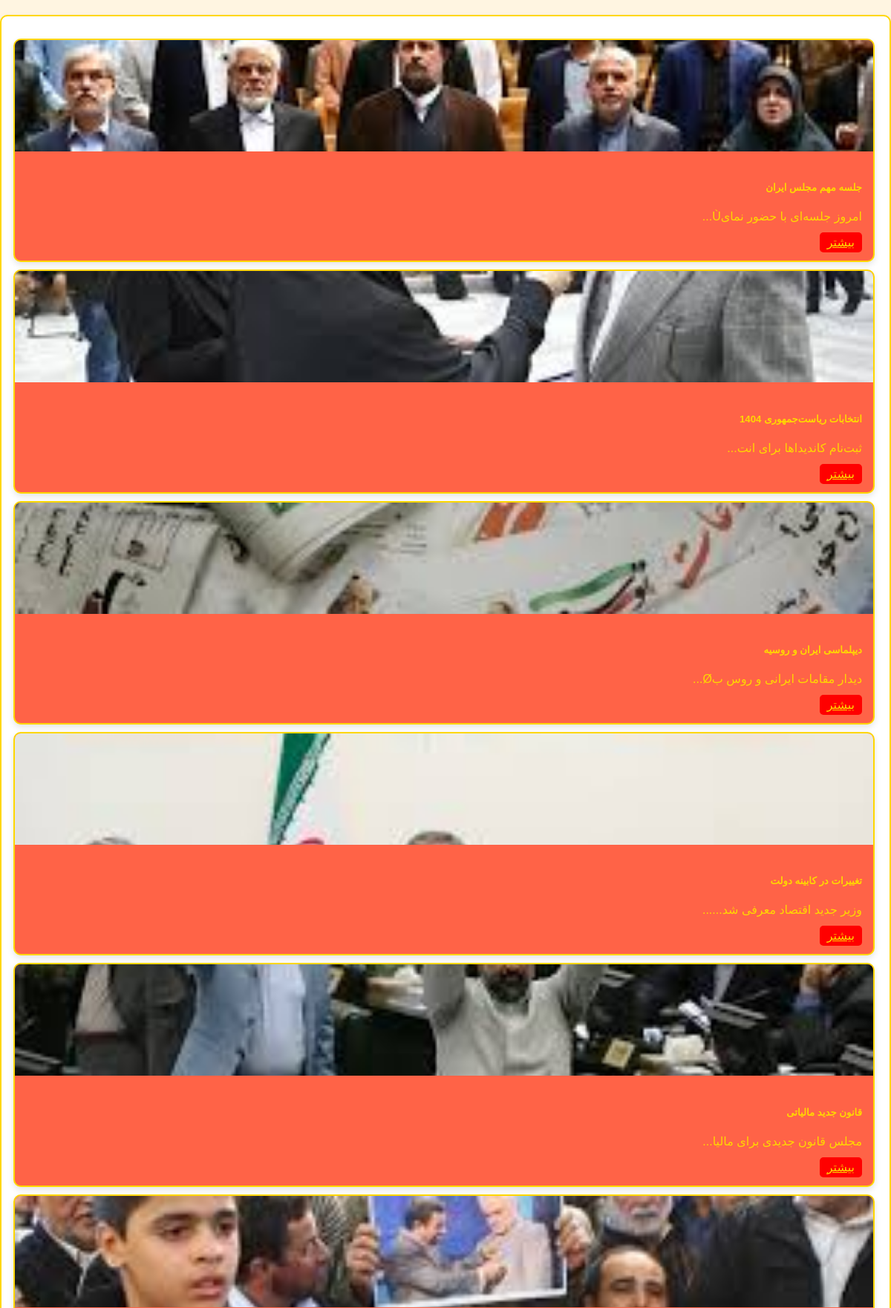
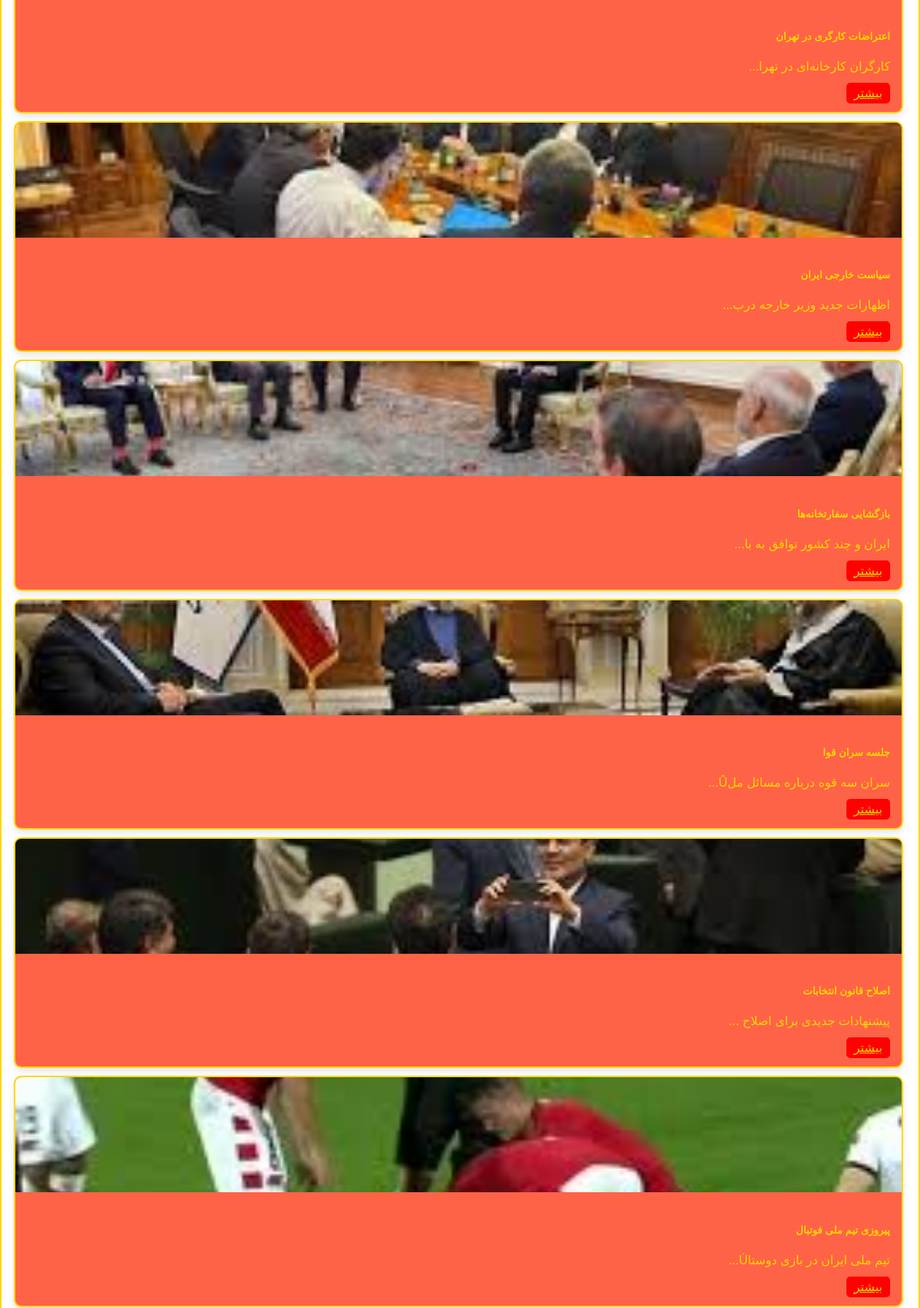
Screenshot of /pages/search.php (upper part) with the database file from the repository (2 pictures, top to bottom).
### tables this page shows
CREATE TABLE news (
    id INT AUTO_INCREMENT PRIMARY KEY,
    title VARCHAR(100) NOT NULL,
    content TEXT NOT NULL,
    image VARCHAR(100),
    category_id INT,
    author_id INT,
    date DATETIME DEFAULT CURRENT_TIMESTAMP,
    status ENUM('pending', 'approved', 'rejected') DEFAULT 'pending',
    is_featured BOOLEAN DEFAULT 0,
    FOREIGN KEY (category_id) REFERENCES categories(id),
    FOREIGN KEY (author_id) REFERENCES users(id)
);

### pages/search.php (the view, shortened to what this page needs)
<?php include '../includes/db.php'; ?>
<!DOCTYPE html>
<html lang="fa" dir="rtl">
<head>
</head>
<body>
    <div class="container">
        <?php
        $search = $_GET['q'] ?? '';
        $result = $conn->query("SELECT n.*, c.name FROM news n JOIN categories c ON n.category_id = c.id WHERE n.title LIKE '%$search%'");
        while ($row = $result->fetch_assoc()) {
            echo "<div class='card'>
                    <img src='" . $row['image'] . "' alt='" . $row['title'] . "'>
                    <div class='card-body'>
                        <h5>" . $row['title'] . "</h5>
                        <p>" . substr($row['content'], 0, 50) . "...</p>
                        <a href='/news_project/pages/news.php?id=" . $row['id'] . "' class='btn'>بیشتر</a>
                    </div>
                  </div>";
        }
        ?>
    </div>
</body>
</html>

### pages/search.php (style rules this page uses)
body { font-family: Arial, sans-serif; background-color: #FFF5E1; margin: 0; padding: 0; color: #333; }
.container { padding: 20px; max-width: 1200px; margin: 20px auto; background: #FFFFFF; border: 2px solid #FFD700; border-radius: 10px; box-shadow: 0 4px 8px rgba(0, 0, 0, 0.1); }
.card { width: 100%; margin: 10px 0; background: #FF6347; border: 2px solid #FFD700; border-radius: 10px; overflow: hidden; box-shadow: 0 4px 8px rgba(0, 0, 0, 0.1); transition: transform 0.3s; }
.card img { width: 100%; height: 150px; object-fit: cover; }
.card-body { padding: 15px; color: #FFD700; }
.btn { background-color: #FF0000; color: #FFD700; border: none; padding: 5px 10px; border-radius: 5px; cursor: pointer; transition: background-color 0.3s; }

### rows the page displays
news: image (picture), title "جلسه مهم مجلس ایران", content "امروز جلسه‌ای با حضور نمایÙ"
news: image (picture), title "انتخابات ریاست‌جمهوری 1404", content "ثبت‌نام کاندیداها برای انت"
news: image (picture), title "دیپلماسی ایران و روسیه", content "دیدار مقامات ایرانی و روس بØ"
news: image (picture), title "تغییرات در کابینه دولت", content "وزیر جدید اقتصاد معرفی شد..."
news: image (picture), title "قانون جدید مالیاتی", content "مجلس قانون جدیدی برای مالیا"
news: image (picture), title "اعتراضات کارگری در تهران", content "کارگران کارخانه‌ای در تهرا"
news: image (picture), title "سیاست خارجی ایران", content "اظهارات جدید وزیر خارجه درب"
news: image (picture), title "بازگشایی سفارتخانه‌ها", content "ایران و چند کشور توافق به با"
news: image (picture), title "جلسه سران قوا", content "سران سه قوه درباره مسائل ملÛ"
news: image (picture), title "اصلاح قانون انتخابات", content "پیشنهادات جدیدی برای اصلاح"
news: image (picture), title "پیروزی تیم ملی فوتبال", content "تیم ملی ایران در بازی دوستاÙ"
